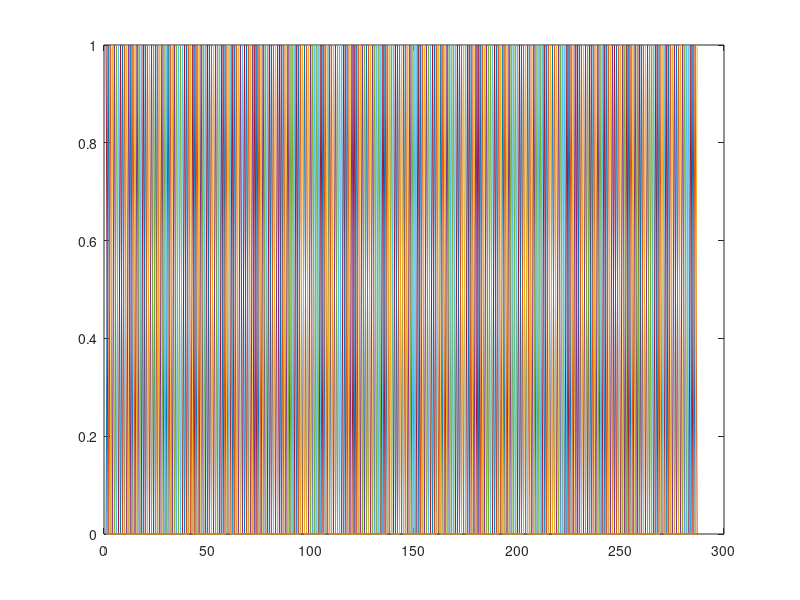

The MATLAB script that drew this image: (Note: this script raises an error after producing the figure.)
%WM
ts = randn(287,1);    % 287 TR
onset = [1 7 13 19];  % TR =2, there were 4 conditions
n_FIR = 6;

design=zeros(287,24);
Load=[3 5 1 3 1 1 7 3 5 7 5 5 3 5 3 7 1 7 1 5 3 1 7 7 1 5 7 1 7 5 3 7 1 7 1 7 1 5 3 3 5 3 3 3 7 5 1 5 ];
for i=1:48
    if Load(i)==1
        for m=(6*i-5)
             design(m,1)=1;
        end
        for m=(6*i-4)
             design(m,2)=1;          
        end
         for m=(6*i-3)
             design(m,3)=1;          
        end
        for m=(6*i-2)
            design(m,4)=1;          
        end
        for m=(6*i-1)
            design(m,5)=1;          
        end
        for m=(6*i)
             design(m,6)=1;          
        end
    end
    if Load(i)==3
        for m=(6*i-5)
             design(m,7)=1;
        end
        for m=(6*i-4)
             design(m,8)=1;          
        end
         for m=(6*i-3)
             design(m,9)=1;          
        end
        for m=(6*i-2)
            design(m,10)=1;          
        end
        for m=(6*i-1)
            design(m,11)=1;          
        end
        for m=(6*i)
             design(m,12)=1;          
        end
    end
    if Load(i)==5
        for m=(6*i-5)
             design(m,13)=1;
        end
        for m=(6*i-4)
             design(m,14)=1;          
        end
         for m=(6*i-3)
             design(m,15)=1;          
        end
        for m=(6*i-2)
            design(m,16)=1;          
        end
        for m=(6*i-1)
            design(m,17)=1;          
        end
        for m=(6*i)
             design(m,18)=1;          
        end
    end
    if Load(i)==7
        for m=(6*i-5)
             design(m,19)=1;
        end
        for m=(6*i-4)
             design(m,20)=1;          
        end
         for m=(6*i-3)
             design(m,21)=1;          
        end
        for m=(6*i-2)
            design(m,22)=1;          
        end
        for m=(6*i-1)
            design(m,23)=1;          
        end
        for m=(6*i)
             design(m,24)=1;          
        end
    end
end

design_new=design(1:287,:);

[B, BINT, R] = regress(ts, design_new);

plot(1:287, ts , '-r', 1:287, R, '--b');

plot(design_new);

sbj = importdata('H:\WM_data\HC\BOLDextract\Txtoutput4\HCsbj.txt'); 
for t=1:length(sbj)
    data=importdata(['H:\WM_data\HC\BOLDextract\Txtoutput4\HCBOLD\' sbj{t} '.txt']);
    times{t,1}=data;
end
Resi=cell(88,1);
for j=1:88
    for i=1:48
        [B, BINT, Resi{j,1}(:,i)] = regress(times{j,1}(:,i), design_new);
    end
end

pathD=['H:\WM_data\HC\BOLDextract\Txtoutput11\''WMDesign.mat'];
save(pathD,'design_new')



for t=1:length(sbj)
    path = strcat('H:\WM_data\HC\BOLDextract\Txtoutput11\HCBOLD\',sbj{t},'.txt');
    disp(path);
    dlmwrite(path,Resi{t,1},'delimiter',' ');

%     dlmrite(strcat('H:\WM_data\HC\BOLDextract\Txtoutput11\HCBOLD\',sbj{t},'.txt'),Resi{t,1},'delimiter',' ');
end

